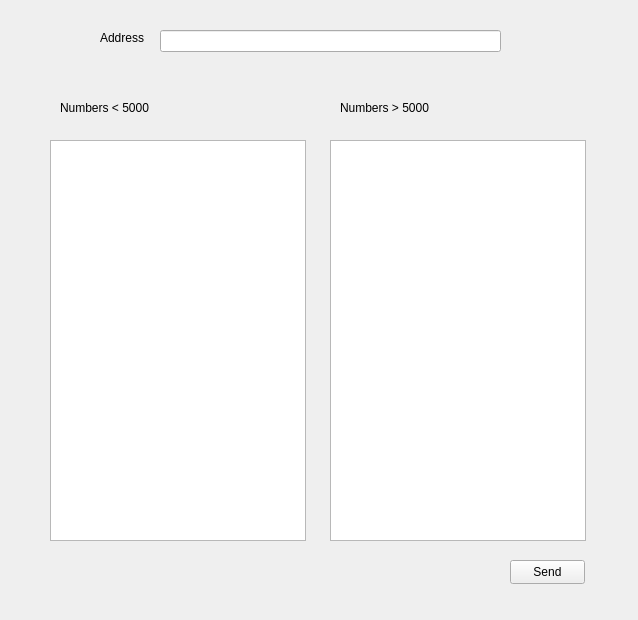
<?xml version="1.0" encoding="UTF-8"?>
<ui version="4.0">
 <class>MainWindow</class>
 <widget class="QMainWindow" name="MainWindow">
  <property name="geometry">
   <rect>
    <x>0</x>
    <y>0</y>
    <width>638</width>
    <height>620</height>
   </rect>
  </property>
  <property name="windowTitle">
   <string>MainWindow</string>
  </property>
  <widget class="QWidget" name="centralwidget">
   <widget class="QLineEdit" name="addressText">
    <property name="geometry">
     <rect>
      <x>160</x>
      <y>30</y>
      <width>341</width>
      <height>22</height>
     </rect>
    </property>
   </widget>
   <widget class="QLabel" name="label_5">
    <property name="geometry">
     <rect>
      <x>100</x>
      <y>30</y>
      <width>49</width>
      <height>16</height>
     </rect>
    </property>
    <property name="text">
     <string>Address</string>
    </property>
   </widget>
   <widget class="QPushButton" name="sendButton">
    <property name="geometry">
     <rect>
      <x>510</x>
      <y>560</y>
      <width>75</width>
      <height>24</height>
     </rect>
    </property>
    <property name="text">
     <string>Send</string>
    </property>
   </widget>
   <widget class="QLabel" name="label_2">
    <property name="geometry">
     <rect>
      <x>340</x>
      <y>100</y>
      <width>101</width>
      <height>16</height>
     </rect>
    </property>
    <property name="text">
     <string>Numbers &gt; 5000</string>
    </property>
   </widget>
   <widget class="QListWidget" name="randomNumbers">
    <property name="geometry">
     <rect>
      <x>50</x>
      <y>140</y>
      <width>256</width>
      <height>401</height>
     </rect>
    </property>
   </widget>
   <widget class="QListWidget" name="arrangedNumbers">
    <property name="geometry">
     <rect>
      <x>330</x>
      <y>140</y>
      <width>256</width>
      <height>401</height>
     </rect>
    </property>
   </widget>
   <widget class="QLabel" name="label">
    <property name="geometry">
     <rect>
      <x>60</x>
      <y>100</y>
      <width>101</width>
      <height>16</height>
     </rect>
    </property>
    <property name="text">
     <string>Numbers &lt; 5000</string>
    </property>
   </widget>
  </widget>
 </widget>
 <resources/>
 <connections/>
</ui>
